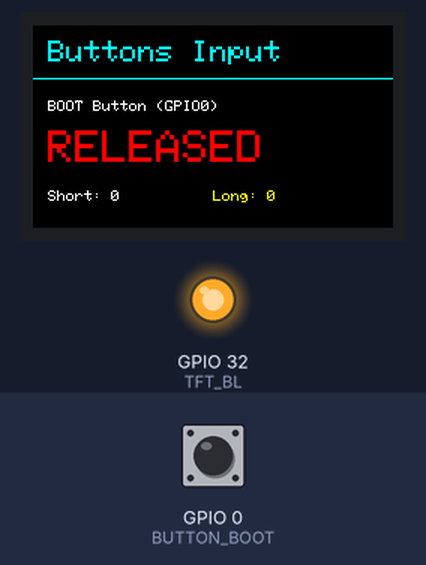
Bench run of a sketch on a simulated ESP32. Parts: 240×135 colour display, output pins drawn as LEDs (lit = HIGH). The test bench sets the inputs (shaded band); at power-on: GPIO 0 (BUTTON_BOOT) HIGH. What the sketch prints to the serial monitor is not drawn.

Above: at 1.4 s.
1.5 s: GPIO 0 (BUTTON_BOOT) pulled LOW for 3.2 s
At 3.5 s:
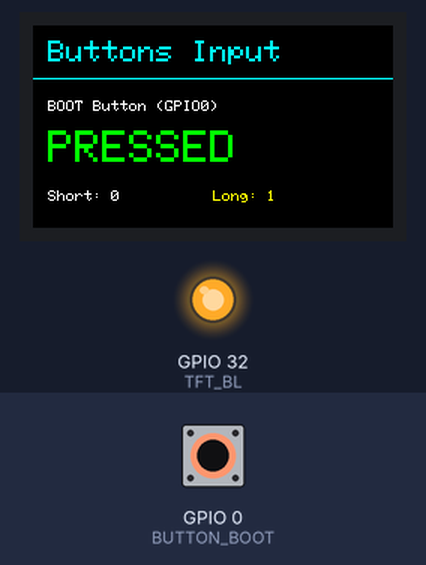
6.2 s: GPIO 0 (BUTTON_BOOT) pulled LOW for 0.15 s
At 6.9 s:
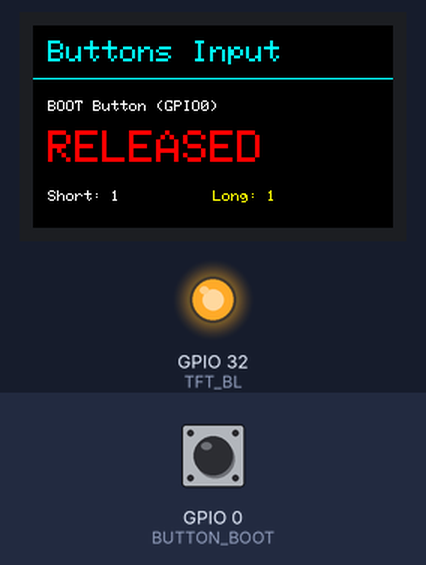
7.9 s: GPIO 0 (BUTTON_BOOT) pulled LOW for 1 s
At 8.7 s:
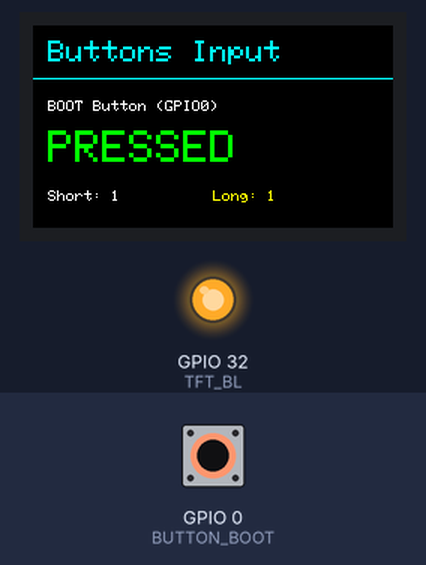
10.4 s: GPIO 0 (BUTTON_BOOT) pulled LOW for 0.15 s
At 11.3 s:
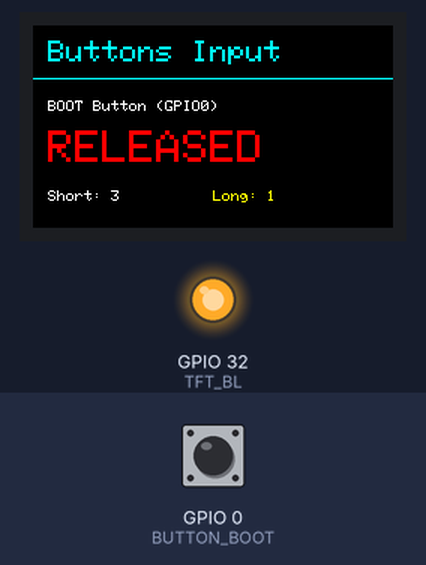
Timing chart, 0 to 13.1 s (numbered marks = the images above; inputs shaded):
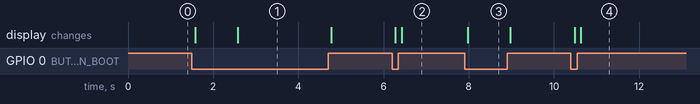

Measured:
- after the input at 1.5 s, the display: first changes after 0.08 s (image 1 shows a later state)
- after the input at 6.2 s, the display: first changes after 0.08 s (image 2 shows a later state)
- after the input at 7.9 s, the display: changes after 0.08 s (image 3)
- after the input at 10.4 s, the display: first changes after 0.08 s (image 4 shows a later state)

The sketch:

buttons_input.ino
```cpp
#include <Adafruit_GFX.h>
#include <Adafruit_ST7789.h>
#include <SPI.h>

// ===== TFT =====
#define TFT_MOSI 23
#define TFT_SCLK 18
#define TFT_CS   15
#define TFT_DC    2
#define TFT_RST   4
#define TFT_BL   32

// ===== BUTTON =====
#define BUTTON_BOOT 0

// ===== CONFIG =====
const uint32_t DEBOUNCE_MS   = 50;
const uint32_t LONG_PRESS_MS = 1000;

Adafruit_ST7789 tft =
  Adafruit_ST7789(TFT_CS, TFT_DC, TFT_RST);

// ===== BUTTON STATE =====

bool lastReading       = HIGH;
bool currentState      = HIGH;

uint32_t lastDebounce  = 0;
uint32_t pressStart    = 0;

bool longTriggered     = false;

uint32_t shortCount    = 0;
uint32_t longCount     = 0;

// ======================================

void drawUI() {

  tft.fillScreen(ST77XX_BLACK);

  tft.setTextWrap(false);

  // ===== HEADER =====

  tft.setTextColor(
    ST77XX_CYAN,
    ST77XX_BLACK
  );

  tft.setTextSize(2);

  tft.setCursor(10, 10);
  tft.println("Buttons Input");

  tft.drawFastHLine(
    0,
    35,
    240,
    ST77XX_CYAN
  );

  // ===== LABEL =====

  tft.setTextColor(
    ST77XX_WHITE,
    ST77XX_BLACK
  );

  tft.setTextSize(1);

  tft.setCursor(10, 50);
  tft.println("BOOT Button (GPIO0)");
}

// ======================================

void drawStats(bool pressed) {

  tft.fillRect(
    0,
    65,
    240,
    70,
    ST77XX_BLACK
  );

  // ===== STATUS =====

  tft.setTextSize(3);

  tft.setTextColor(
    pressed
    ? ST77XX_GREEN
    : ST77XX_RED,
    ST77XX_BLACK
  );

  tft.setCursor(10, 70);

  tft.println(
    pressed
    ? "PRESSED"
    : "RELEASED"
  );

  // ===== COUNTS =====

  tft.setTextSize(1);

  tft.setTextColor(
    ST77XX_WHITE,
    ST77XX_BLACK
  );

  tft.setCursor(10, 110);

  tft.print("Short: ");
  tft.println(shortCount);

  tft.setCursor(120, 110);

  tft.setTextColor(
    ST77XX_YELLOW,
    ST77XX_BLACK
  );

  tft.print("Long: ");
  tft.println(longCount);
}

// ======================================

void setup() {

  Serial.begin(115200);

  // ===== BUTTON =====
  pinMode(
    BUTTON_BOOT,
    INPUT_PULLUP
  );

  // ===== BACKLIGHT =====
  pinMode(TFT_BL, OUTPUT);
  digitalWrite(TFT_BL, HIGH);

  // ===== SPI =====
  SPI.begin(
    TFT_SCLK,
    -1,
    TFT_MOSI,
    TFT_CS
  );

  // ===== TFT =====
  tft.init(135, 240);

  tft.setRotation(1);

  drawUI();

  drawStats(false);

  Serial.println();
  Serial.println(
    "=== Buttons Input ==="
  );

  Serial.println(
    "BOOT = GPIO0"
  );
}

// ======================================

void loop() {

  bool reading =
    digitalRead(BUTTON_BOOT);

  // ===== DEBOUNCE =====

  if (reading != lastReading) {

    lastDebounce = millis();
  }

  if (
    millis() - lastDebounce
    > DEBOUNCE_MS
  ) {

    if (reading != currentState) {

      currentState = reading;

      // ===== PRESSED =====

      if (currentState == LOW) {

        pressStart = millis();

        longTriggered = false;

        Serial.println(
          "BUTTON PRESS"
        );
      }

      // ===== RELEASED =====

      else {

        uint32_t held =
          millis() - pressStart;

        if (!longTriggered) {

          shortCount++;

          Serial.print(
            "SHORT PRESS: "
          );

          Serial.print(held);

          Serial.println(" ms");
        }
      }

      drawStats(
        currentState == LOW
      );
    }
  }

  // ===== LONG PRESS =====

  if (
    currentState == LOW &&
    !longTriggered
  ) {

    if (
      millis() - pressStart
      > LONG_PRESS_MS
    ) {

      longTriggered = true;

      longCount++;

      Serial.println(
        "LONG PRESS"
      );

      drawStats(true);
    }
  }

  lastReading = reading;

  delay(5);
}
```
